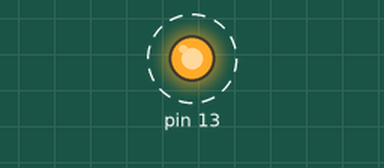
The sketch below on a simulated Arduino Uno, built for the host (arithmetic inside an expression is 32-bit, double 64-bit). On the bench: output pins drawn as LEDs (lit = HIGH). Dashed ring = blinking. What the sketch prints to the serial monitor is not drawn.

Above: at 0.2 s.
Timing chart, 0 to 3.0 s (numbered marks = the images above):
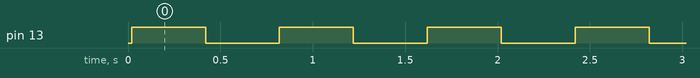

The sketch:

sketch_part1.ino
```cpp
#include "testasm.h"

void setup() {
  // put your setup code here, to run once
  Serial.begin(9600);
  Serial.print("The sum of 3 and 4 is: ");
  Serial.println(testasm( 3, 4));
  Serial.print("The sum of 6 and 10 is: ");
  Serial.println(testasm( 6, 10));
  Serial.print("The sum of 255 and 255 is: ");
  Serial.println(testasm( 255, 255));
  pinMode (13, OUTPUT);
}

void loop() {
  // put your main code here, to run repeatedly:
  digitalWrite (13, HIGH);
  delay(400);
  digitalWrite (13, LOW);
  delay(400);
}
```

testasm.cpp
```cpp
#include "testasm.h"

/* the attribute "used" tells the compiler to not inline this function */
__attribute__((used))
unsigned int testasm(unsigned char a, unsigned char b) {
  unsigned int out;

  asm volatile (R"(

   rjmp start_of_assembly

   .data
   ; any data values/static storage can go here

   .text

start_of_assembly:
   ; Your assembly language program goes here
   ;
   ; For this example, your program must not modify any registers other than
   ; r24 and r25. In other words, save and restore all the registers that
   ; are modified by your code.

   ; Tell the compiler to move the arguments a, b into registers
   ; r24, r25 respectively
   ;
   mov r24,%1
   mov r25,%2
   ;
   ;  --- YOUR CODE GOES HERE ---
   ;       r24 = a, r25 = b
   ;
   push r24 ; Saving r24 to stack
   push r25 ; Saving r25 to stack
   adc r24,r25 ; Adding a & b with carry enabled
   mov r25,r1 ; Set r25 equal to 0 to make the adding work
   rol r25 ; Put the carry bit in register 25
   ;
   ;  --- YOUR CODE ENDS ---
   ;      The result must be in the register pair r25:r24
   ;      You can also rjmp to the label end_of_assembly if you need to.
   ;
end_of_assembly:
   ; -- move r25:r24 to the 16-bit word in variable out
   movw %0,r24 ; Outputting the sum
   pop r25 ; Restore value of r24
   pop r24 ; Restore value of r25
)" : "=w" (out)  /* out is %0, and a 16-bit variable that is modified
		    by the assembly language */
   : "r" (a), "r" (b)  /* a is %1, b is %2, both are register-sized
			  variables */
   : "r25", "r24");   /* r24, r25 are modified by this assembly
			 language fragment */

  return out;
}
```

testasm.h
```cpp
unsigned int testasm (unsigned char, unsigned char);
```

Measured:
- by itself, pin 13: alternates HIGH for 0.40 s and LOW for 0.40 s
